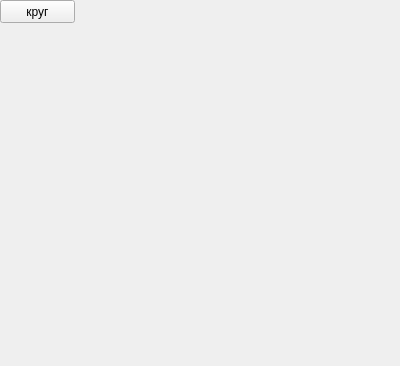
<?xml version="1.0" encoding="UTF-8"?>
<ui version="4.0">
 <class>Form</class>
 <widget class="QWidget" name="Form">
  <property name="geometry">
   <rect>
    <x>0</x>
    <y>0</y>
    <width>400</width>
    <height>366</height>
   </rect>
  </property>
  <property name="windowTitle">
   <string>Form</string>
  </property>
  <widget class="QPushButton" name="pushButton">
   <property name="geometry">
    <rect>
     <x>0</x>
     <y>0</y>
     <width>75</width>
     <height>23</height>
    </rect>
   </property>
   <property name="text">
    <string>круг</string>
   </property>
  </widget>
 </widget>
 <resources/>
 <connections/>
</ui>
